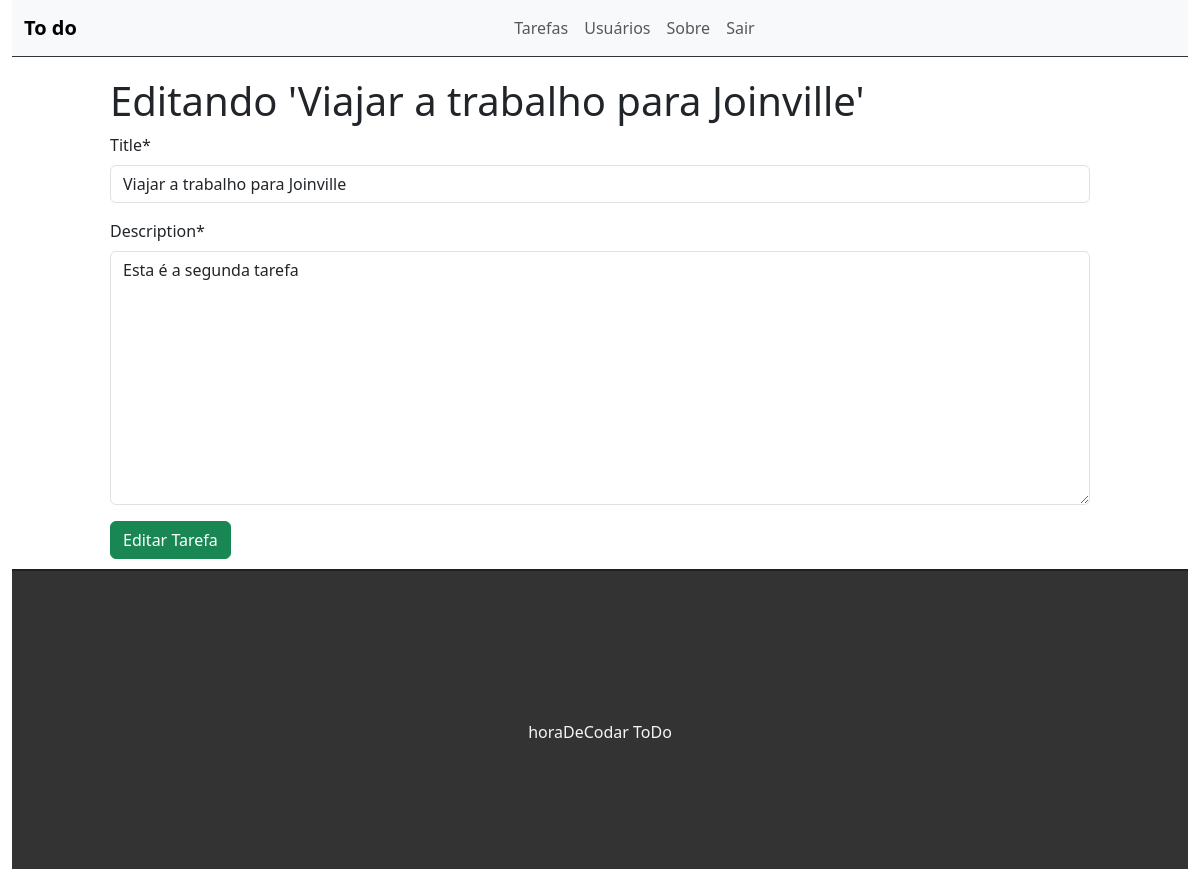
Page /edit/2 (signed in) on the committed database.
### tasks/models.py (models this page shows, shortened)
class Task(models.Model):
    STATUS = (
        ('doing', 'Doing'),
        ('done', 'Done'),
    )
    title = models.CharField(max_length=255)
    description = models.TextField()
    done = models.CharField(
        max_length=5,
        choices=STATUS,
    )
    user = models.ForeignKey(get_user_model(), on_delete=models.CASCADE)
    created_at = models.DateTimeField(auto_now_add=True)
    updated_at = models.DateTimeField(auto_now=True)

### tasks/views.py (the view)
# urls.py: path('edit/<int:id>', views.editTask, name='edit-task'),
@login_required
def editTask(request, id):
    task = get_object_or_404(Task, pk=id)
    form = TaskForm(instance=task)
    if(request.method == 'POST'):
        form = TaskForm(request.POST, instance=task)
        if(form.is_valid()):
            task.save()
            messages.info(request, 'Tarefa editada com sucesso!')
            return redirect('/')
        else:
            return render(request, 'tasks/edittask.html', {'form':form, 'task':task})
    else:
        return render(request, 'tasks/edittask.html', {'form':form, 'task':task})

### tasks/forms.py
class TaskForm(forms.ModelForm):
    class Meta:
        model = Task
        fields = ('title', 'description')

### tasks/templates/tasks/edittask.html (shortened to what this page needs)
{% extends 'base.html' %}
{% load crispy_forms_tags %}
{% block content %}
<div class="offset-1 col-10 list-div">
    <h1>Editando '{{task.title}}'</h1>
    <form method="POST">
        {{ form|crispy }}
        <input type="submit" class="btn btn-success" value="Editar Tarefa">
    </form>
</div>
{% endblock %}

### tasks/static/css/styles.css (style rules this page uses)
.list-div { padding: 0; }
.btn.btn-success { margin-bottom: 10px; }

### rows in the picture
Task: title "Viajar a trabalho para Joinville", description "Esta é a segunda tarefa"
